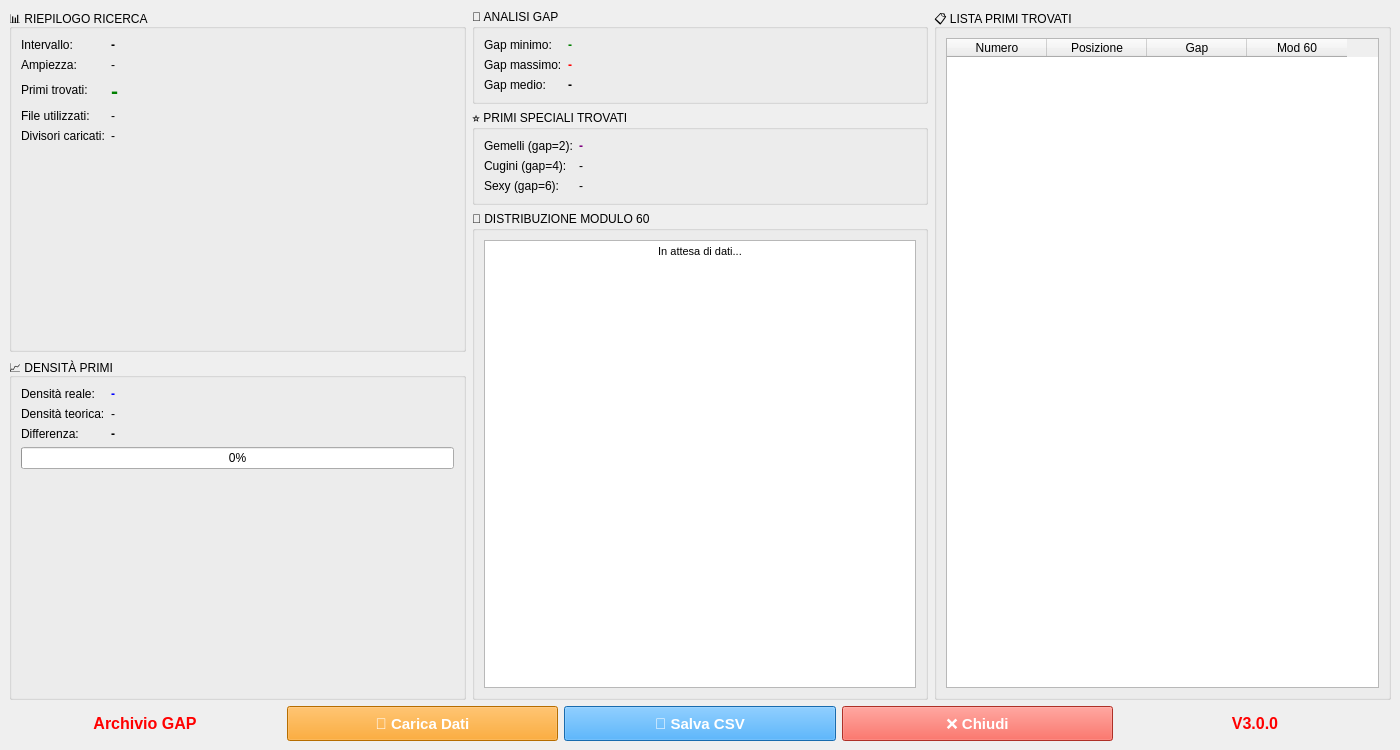
<?xml version="1.0" encoding="UTF-8"?>
<ui version="4.0">
 <class>MainWindow</class>
 <widget class="QMainWindow" name="MainWindow">
  <property name="geometry">
   <rect>
    <x>0</x>
    <y>0</y>
    <width>1400</width>
    <height>750</height>
   </rect>
  </property>
  <property name="windowTitle">
   <string>Statistiche Ricerca Numeri Primi - MicroPrime Studio</string>
  </property>
  <widget class="QWidget" name="centralwidget">
   <layout class="QVBoxLayout" name="verticalLayout_main">
    <item>
     <layout class="QHBoxLayout" name="horizontalLayout_top">
      <item>
       <layout class="QVBoxLayout" name="verticalLayout_col1">
        <item>
         <widget class="QGroupBox" name="groupBox_riepilogo">
          <property name="title">
           <string>📊 RIEPILOGO RICERCA</string>
          </property>
          <layout class="QFormLayout" name="formLayout">
           <item row="0" column="0">
            <widget class="QLabel" name="label_1">
             <property name="text">
              <string>Intervallo:</string>
             </property>
            </widget>
           </item>
           <item row="0" column="1">
            <widget class="QLabel" name="label_intervallo">
             <property name="styleSheet">
              <string>font-weight: bold;</string>
             </property>
             <property name="text">
              <string>-</string>
             </property>
            </widget>
           </item>
           <item row="1" column="0">
            <widget class="QLabel" name="label_2">
             <property name="text">
              <string>Ampiezza:</string>
             </property>
            </widget>
           </item>
           <item row="1" column="1">
            <widget class="QLabel" name="label_ampiezza">
             <property name="text">
              <string>-</string>
             </property>
            </widget>
           </item>
           <item row="2" column="0">
            <widget class="QLabel" name="label_3">
             <property name="text">
              <string>Primi trovati:</string>
             </property>
            </widget>
           </item>
           <item row="2" column="1">
            <widget class="QLabel" name="label_count_primi">
             <property name="styleSheet">
              <string>font-weight: bold; color: green; font-size: 16pt;</string>
             </property>
             <property name="text">
              <string>-</string>
             </property>
            </widget>
           </item>
           <item row="3" column="0">
            <widget class="QLabel" name="label_4">
             <property name="text">
              <string>File utilizzati:</string>
             </property>
            </widget>
           </item>
           <item row="3" column="1">
            <widget class="QLabel" name="label_file_usati">
             <property name="text">
              <string>-</string>
             </property>
            </widget>
           </item>
           <item row="4" column="0">
            <widget class="QLabel" name="label_5">
             <property name="text">
              <string>Divisori caricati:</string>
             </property>
            </widget>
           </item>
           <item row="4" column="1">
            <widget class="QLabel" name="label_divisori">
             <property name="text">
              <string>-</string>
             </property>
            </widget>
           </item>
          </layout>
         </widget>
        </item>
        <item>
         <widget class="QGroupBox" name="groupBox_densita">
          <property name="title">
           <string>📈 DENSITÀ PRIMI</string>
          </property>
          <layout class="QFormLayout" name="formLayout_2">
           <item row="0" column="0">
            <widget class="QLabel" name="label_6">
             <property name="text">
              <string>Densità reale:</string>
             </property>
            </widget>
           </item>
           <item row="0" column="1">
            <widget class="QLabel" name="label_densita_reale">
             <property name="styleSheet">
              <string>font-weight: bold; color: blue;</string>
             </property>
             <property name="text">
              <string>-</string>
             </property>
            </widget>
           </item>
           <item row="1" column="0">
            <widget class="QLabel" name="label_7">
             <property name="text">
              <string>Densità teorica:</string>
             </property>
            </widget>
           </item>
           <item row="1" column="1">
            <widget class="QLabel" name="label_densita_teorica">
             <property name="text">
              <string>-</string>
             </property>
            </widget>
           </item>
           <item row="2" column="0">
            <widget class="QLabel" name="label_8">
             <property name="text">
              <string>Differenza:</string>
             </property>
            </widget>
           </item>
           <item row="2" column="1">
            <widget class="QLabel" name="label_differenza">
             <property name="styleSheet">
              <string>font-weight: bold;</string>
             </property>
             <property name="text">
              <string>-</string>
             </property>
            </widget>
           </item>
           <item row="3" column="0" colspan="2">
            <widget class="QProgressBar" name="progressBar_densita">
             <property name="value">
              <number>0</number>
             </property>
             <property name="format">
              <string>%p%</string>
             </property>
            </widget>
           </item>
          </layout>
         </widget>
        </item>
       </layout>
      </item>
      <item>
       <layout class="QVBoxLayout" name="verticalLayout_col2">
        <item>
         <widget class="QGroupBox" name="groupBox_gap">
          <property name="title">
           <string>📏 ANALISI GAP</string>
          </property>
          <layout class="QFormLayout" name="formLayout_3">
           <item row="0" column="0">
            <widget class="QLabel" name="label_9">
             <property name="text">
              <string>Gap minimo:</string>
             </property>
            </widget>
           </item>
           <item row="0" column="1">
            <widget class="QLabel" name="label_gap_min">
             <property name="styleSheet">
              <string>font-weight: bold; color: green;</string>
             </property>
             <property name="text">
              <string>-</string>
             </property>
            </widget>
           </item>
           <item row="1" column="0">
            <widget class="QLabel" name="label_10">
             <property name="text">
              <string>Gap massimo:</string>
             </property>
            </widget>
           </item>
           <item row="1" column="1">
            <widget class="QLabel" name="label_gap_max">
             <property name="styleSheet">
              <string>font-weight: bold; color: red;</string>
             </property>
             <property name="text">
              <string>-</string>
             </property>
            </widget>
           </item>
           <item row="2" column="0">
            <widget class="QLabel" name="label_11">
             <property name="text">
              <string>Gap medio:</string>
             </property>
            </widget>
           </item>
           <item row="2" column="1">
            <widget class="QLabel" name="label_gap_medio">
             <property name="styleSheet">
              <string>font-weight: bold;</string>
             </property>
             <property name="text">
              <string>-</string>
             </property>
            </widget>
           </item>
          </layout>
         </widget>
        </item>
        <item>
         <widget class="QGroupBox" name="groupBox_speciali">
          <property name="title">
           <string>⭐ PRIMI SPECIALI TROVATI</string>
          </property>
          <layout class="QFormLayout" name="formLayout_4">
           <item row="0" column="0">
            <widget class="QLabel" name="label_12">
             <property name="text">
              <string>Gemelli (gap=2):</string>
             </property>
            </widget>
           </item>
           <item row="0" column="1">
            <widget class="QLabel" name="label_gemelli">
             <property name="styleSheet">
              <string>font-weight: bold; color: purple;</string>
             </property>
             <property name="text">
              <string>-</string>
             </property>
            </widget>
           </item>
           <item row="1" column="0">
            <widget class="QLabel" name="label_13">
             <property name="text">
              <string>Cugini (gap=4):</string>
             </property>
            </widget>
           </item>
           <item row="1" column="1">
            <widget class="QLabel" name="label_cugini">
             <property name="text">
              <string>-</string>
             </property>
            </widget>
           </item>
           <item row="2" column="0">
            <widget class="QLabel" name="label_14">
             <property name="text">
              <string>Sexy (gap=6):</string>
             </property>
            </widget>
           </item>
           <item row="2" column="1">
            <widget class="QLabel" name="label_sexy">
             <property name="text">
              <string>-</string>
             </property>
            </widget>
           </item>
          </layout>
         </widget>
        </item>
        <item>
         <widget class="QGroupBox" name="groupBox_mod60">
          <property name="title">
           <string>🔢 DISTRIBUZIONE MODULO 60</string>
          </property>
          <layout class="QVBoxLayout" name="verticalLayout_2">
           <item>
            <widget class="QTextBrowser" name="textBrowser_mod60">
             <property name="html">
              <string>&lt;!DOCTYPE HTML PUBLIC &quot;-//W3C//DTD HTML 4.0//EN&quot; &quot;http://www.w3.org/TR/REC-html40/strict.dtd&quot;&gt;
&lt;html&gt;&lt;head&gt;&lt;meta name=&quot;qrichtext&quot; content=&quot;1&quot; /&gt;&lt;style type=&quot;text/css&quot;&gt;
p, li { white-space: pre-wrap; }
&lt;/style&gt;&lt;/head&gt;&lt;body style=&quot; font-family:'MS Shell Dlg 2'; font-size:8.25pt; font-weight:400; font-style:normal;&quot;&gt;
&lt;p align=&quot;center&quot; style=&quot; margin-top:12px; margin-bottom:12px; margin-left:0px; margin-right:0px; -qt-block-indent:0; text-indent:0px;&quot;&gt;In attesa di dati...&lt;/p&gt;&lt;/body&gt;&lt;/html&gt;</string>
             </property>
            </widget>
           </item>
          </layout>
         </widget>
        </item>
       </layout>
      </item>
      <item>
       <widget class="QGroupBox" name="groupBox_tabella">
        <property name="title">
         <string>📋 LISTA PRIMI TROVATI</string>
        </property>
        <layout class="QVBoxLayout" name="verticalLayout_3">
         <item>
          <widget class="QTableWidget" name="tableWidget_primi">
           <property name="alternatingRowColors">
            <bool>true</bool>
           </property>
           <property name="sortingEnabled">
            <bool>true</bool>
           </property>
           <column>
            <property name="text">
             <string>Numero</string>
            </property>
           </column>
           <column>
            <property name="text">
             <string>Posizione</string>
            </property>
           </column>
           <column>
            <property name="text">
             <string>Gap</string>
            </property>
           </column>
           <column>
            <property name="text">
             <string>Mod 60</string>
            </property>
           </column>
          </widget>
         </item>
        </layout>
       </widget>
      </item>
     </layout>
    </item>
    <item>
     <layout class="QHBoxLayout" name="horizontalLayout_buttons">
      <item>
       <widget class="QLabel" name="label">
        <property name="font">
         <font>
          <pointsize>12</pointsize>
          <weight>75</weight>
          <bold>true</bold>
         </font>
        </property>
        <property name="text">
         <string>&lt;html&gt;&lt;head/&gt;&lt;body&gt;&lt;p align=&quot;center&quot;&gt;&lt;span style=&quot; font-size:12pt; font-weight:600; color:#ff0000;&quot;&gt;Archivio GAP&lt;/span&gt;&lt;/p&gt;&lt;/body&gt;&lt;/html&gt;</string>
        </property>
       </widget>
      </item>
      <item>
       <widget class="QPushButton" name="pushButton_carica">
        <property name="minimumSize">
         <size>
          <width>150</width>
          <height>35</height>
         </size>
        </property>
        <property name="styleSheet">
         <string>background-color: #FF9800; color: white; font-size: 11pt; font-weight: bold;</string>
        </property>
        <property name="text">
         <string>📂 Carica Dati</string>
        </property>
       </widget>
      </item>
      <item>
       <widget class="QPushButton" name="pushButton_esporta">
        <property name="minimumSize">
         <size>
          <width>150</width>
          <height>35</height>
         </size>
        </property>
        <property name="styleSheet">
         <string>background-color: #2196F3; color: white; font-size: 11pt; font-weight: bold;</string>
        </property>
        <property name="text">
         <string>💾 Salva CSV</string>
        </property>
       </widget>
      </item>
      <item>
       <widget class="QPushButton" name="pushButton_chiudi">
        <property name="minimumSize">
         <size>
          <width>150</width>
          <height>35</height>
         </size>
        </property>
        <property name="styleSheet">
         <string>background-color: #f44336; color: white; font-size: 11pt; font-weight: bold;</string>
        </property>
        <property name="text">
         <string>❌ Chiudi</string>
        </property>
       </widget>
      </item>
      <item>
       <widget class="QLabel" name="label_15">
        <property name="text">
         <string>&lt;html&gt;&lt;head/&gt;&lt;body&gt;&lt;p align=&quot;center&quot;&gt;&lt;span style=&quot; font-size:12pt; font-weight:600; color:#ff0000;&quot;&gt;V3.0.0&lt;/span&gt;&lt;/p&gt;&lt;/body&gt;&lt;/html&gt;</string>
        </property>
       </widget>
      </item>
     </layout>
    </item>
   </layout>
  </widget>
 </widget>
 <resources/>
 <connections/>
</ui>
